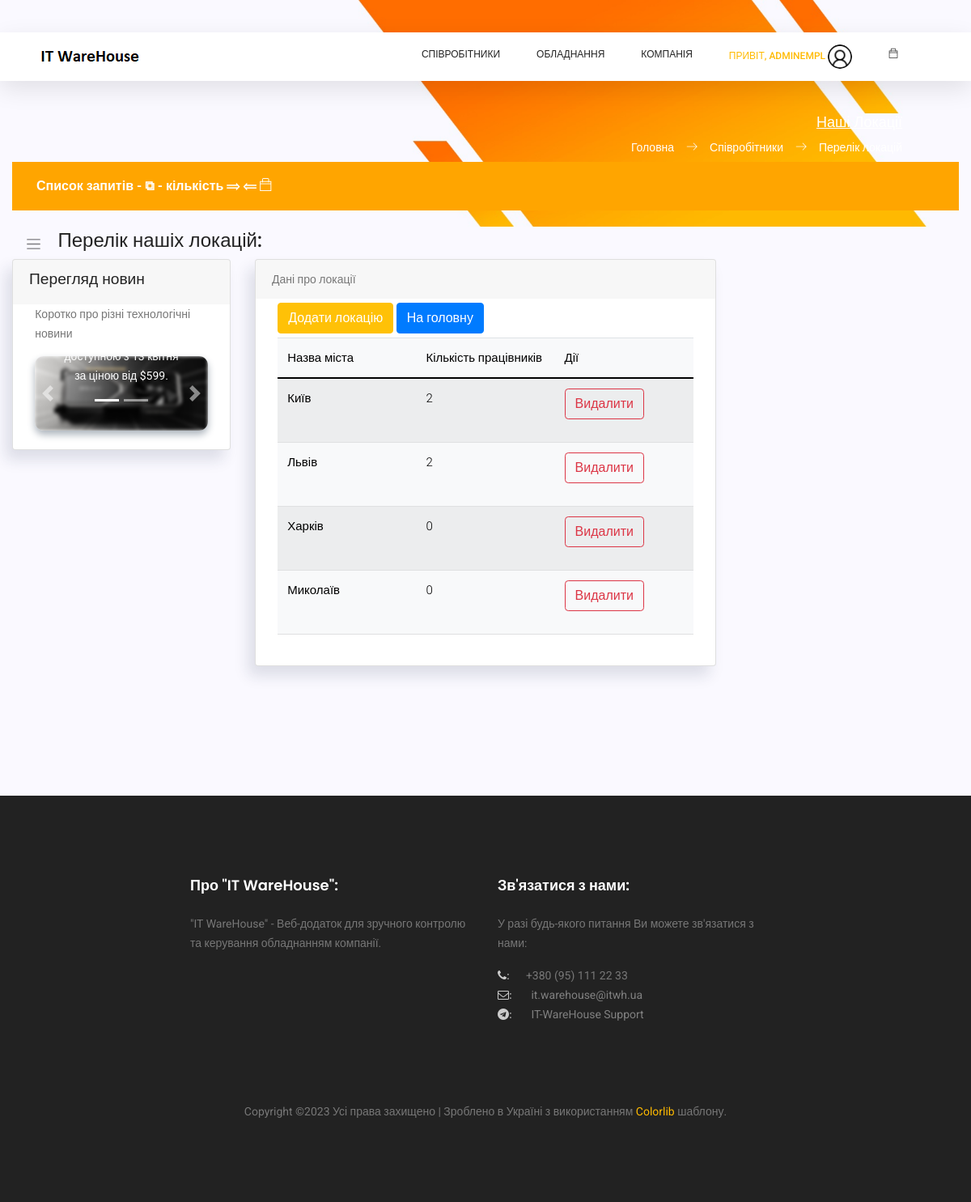
The app's page /employees/cities (signed in) with its own data.
### users/models.py (models this page shows, shortened)
class NewUser(AbstractBaseUser, PermissionsMixin):
    email = models.EmailField(_('email address'), unique=True)
    user_name = models.CharField(max_length=150, unique=True)
    start_date = models.DateTimeField(default=timezone.now)
    is_staff = models.BooleanField(default=False)
    is_active = models.BooleanField(default=False)
    is_employee = models.BooleanField(default=False)
    objects = CustomAccountManager()
    USERNAME_FIELD = 'email'
    REQUIRED_FIELDS = ['user_name']

### employees/models.py (models this page shows)
class Cities(models.Model):
    city = models.CharField(max_length=100, unique=True, verbose_name='Назва міста')
    def __str__(self) -> str:
        return str(self.city)

### employees/views.py (the view)
# urls.py: path('cities', cities_list, name='cities-list'),
@login_required
def cities_list(request):
    context = {
        'page_title': 'Наші Локації',
        'app_name': 'Співробітники',
        'page_name': 'Перелік локацій'
    }
    user_admin = 0
    if request.user.groups.filter(name='Admins').exists():
        user_admin = 1
    our_city_list = None
    if len(Cities.objects.all()) > 0:
        all_cities = Cities.objects.all()
        our_city_list = []
        for our_city in all_cities:
            try:
                Employees.objects.filter(location=our_city.id)
            except:
                emp_count = 0
            else:
                emp_count = len(Employees.objects.filter(location=our_city.id))
            data_my = (our_city, emp_count)
            our_city_list.append(data_my)
    print(our_city_list)
    context['user_admin'] = user_admin
    context['cities_list'] = our_city_list
    return render(request, 'employees/cities_list.html', context=context)

### templates/employees/cities_list.html (shortened to what this page needs)
{% extends '_layouts/base.html' %}
{% load static %}
{% block content %}
<div style="background: #faf9ff; padding-bottom: 100px;">
    <div class="main-content container-fluid">
        <div class="page-title">
            <nav class="navbar navbar-header navbar-expand navbar-light headli-1">
                <a class="sidebar-toggler" href="#"><span class="navbar-toggler-icon"></span></a>
            </nav>
            <h3 class="headli-1">Перелік нашіх локацій:</h3>
        </div>
        <section class="section">
            <div class="row mb-4">
                <div class="col-md-3">
                    <div class="card" >
                        <div class="card-header" >
                            <h4>Перегляд новин</h4>
                        </div>
                        <div class="card-body" >
                            <div class="row" >
                                <div class="col-md-12" >
                                    <p>Коротко про різні технологічні новини</p>
                                    <div id="carouselExampleCaptions" class="carousel slide" data-ride="carousel" >
                                        <ol class="carousel-indicators">
                                            <li data-bs-target="#carouselExampleCaptions" data-slide-to="0" class="active"></li>
                                            <li data-bs-target="#carouselExampleCaptions" data-slide-to="1"></li>
                                        </ol>
                                        <div class="carousel-inner" >
                                            <div class="carousel-item active" >
                                                <img src="{% static 'static_f_2/images/cpsamples/newsphoto1.jpg' %}" class="d-block w-100 main-img-n" alt="...">
                                                <div class="carousel-caption d-none d-md-block" >
                                                    <p>Відеокарта буде доступною з 13 квітня за ціною від $599.</p>
                                                </div>
                                            </div>
                                        </div>
                                        <a class="carousel-control-prev" href="#carouselExampleCaptions" role="button" data-slide="prev">
                                            <span class="carousel-control-prev-icon" aria-hidden="true"></span>
                                        </a>
                                        <a class="carousel-control-next" href="#carouselExampleCaptions" role="button" data-slide="next">
                                            <span class="carousel-control-next-icon" aria-hidden="true"></span>
                                        </a>
                                    </div>
                                </div>
                            </div>
                        </div>
                    </div>
                </div>
                <div class="col-md-6">
                    <div class="card">
                        <div class="card-header">
                            Дані про локації
                        </div>
                        <div class="card-body">
                            <div class="dataTable-wrapper dataTable-loading no-footer sortable searchable fixed-columns" >
                                <div class="dataTable-top">
                                    <div style="display: block; gap: 10px; margin: 5px 0;">
                                        <a href="/employees/city_create" class="btn btn-warning my-btn">Додати локацію</a>
                                        <a href="/main/main_page" class="btn btn-primary my-btn">На головну</a>
                                    </div>
                                </div>
                                <div class="dataTable-container capitalizer" >
                                    {% if cities_list %}
                                    <table class="table table-striped table-light dataTable-table" id="table1"       >
                                        <thead>
                                        <tr>
                                            <th data-sortable="" style="width: 30%;">
                                                <li href="#" class="dataTable-sorter colorizer">Назва міста</li>
                                            </th>
                                            <th data-sortable="" style="width: 30%;">
                                                <li href="#" class="dataTable-sorter colorizer">Кількість працівників</li>
                                            </th>
                                            <th data-sortable="" style="width: 30%;">
                                                <li href="#" class="dataTable-sorter colorizer">Дії</li>
                                            </th>
                                        </tr>
                                        </thead>
                                        <tbody>
                                        {% for city, emp_count in cities_list %}
                                        <tr>
                                            <td class="colorizer" style="font-weight: 300;">{{ city.city }}</td>
                                            <td class="colorizer" style="font-weight: 300;">{{ emp_count}}</td>
                                            <td>
                                                <div class="btn-group mb-3" role="group" aria-label="Basic example">
                                                    <a class="btn btn-outline-danger" href="/employees/city_delete/{{ city.id }}">
                                                        Видалити
                                                    </a>
                                                </div>
                                            </td>
                                        </tr>
                                        {% endfor %}
                                        </tbody>
                                    </table>
                                    {% endif %}
                                </div>
                            </div>
                        </div>
                    </div>
                </div>
            </div>
        </section>
    </div>
    </div>
{% endblock content %}

### templates/_layouts/header.html (shortened to what this page needs)
{% load static %}
<header class="header_area sticky-header">
	<div class="main_menu">
			<nav class="navbar navbar-expand-lg navbar-light main_box">
				<div class="container">
					<a class="navbar-brand logo_h" href="/">
						<img src="{% static 'static_f_1/img/logo.png' %}" alt="IT WareHouse Project Logo">
					</a>
					<div class="collapse navbar-collapse offset" id="navbarSupportedContent">
						<ul class="nav navbar-nav menu_nav ml-auto">
							{% if not user.is_authenticated %}
								<li class="nav-item"><a class="nav-link" href="/">Вхід до Системи</a></li>
							{% else %}
								{% if user_data.u_group == 'Admins' or user_admin == 1%}
								<li class="nav-item submenu dropdown">
									<a href="#" class="nav-link dropdown-toggle" data-toggle="dropdown" role="button"
									   aria-haspopup="true" aria-expanded="false">Співробітники</a>
								</li>
								{% endif %}
								<li class="nav-item submenu dropdown">
									<a href="#" class="nav-link dropdown-toggle" data-toggle="dropdown"
									   role="button" aria-haspopup="true" aria-expanded="false">Обладнання</a>
								</li>
								<li class="nav-item submenu dropdown">
									<a href="#" class="nav-link dropdown-toggle" data-toggle="dropdown" role="button"
									   aria-haspopup="true" aria-expanded="false">Компанія</a>
								</li>
								<li class="nav-item submenu dropdown active">
									<a href="#" class="nav-link dropdown-toggle" data-toggle="dropdown" role="button"
									   aria-haspopup="true" aria-expanded="false">
										<span>Привіт, {{ user.user_name }}</span>
										{% if employee_data.photo %}
										<span><span><img width="30px" height="30px" class="profile-img"
														 src="/media/{{ employee_data.photo }}" alt=""></span>
										</span>
										{% else %}
										<span><span><img width="30px" height="30px" class="profile-img"
													 src="/media/photos/default_user.jpg" alt=""></span>
										</span>
										{% endif %}
										</a>
								</li>
								<li class="nav-item submenu dropdown">
									<a href="#" class="nav-link dropdown-toggle">
										<span class="ti-bag"></span>
									</a>
								</li>
							{% endif %}
						</ul>
					</div>
				</div>
			</nav>
	</div>
</header>

### static/static_f_2/css/app.css (style rules this page uses)
a { text-decoration:none }
a,button { outline:0 }
.btn.btn-danger,.btn.btn-dark,.btn.btn-info,.btn.btn-light,.btn.btn-link,.btn.btn-primary,.btn.btn-secondary,.btn.btn-success,.btn.btn-warning { color:#fff }
.btn-group>.btn { border-radius:.267rem }
.carousel-inner { border-radius:.7rem;box-shadow:0 5px 10px #adb5bd }
.dropdown-toggle:after { color:#fff }
.card { box-shadow:-8px 12px 18px 0 rgba(25,42,70,.13);margin-bottom:2.2rem }
.card .card-header { border:none }
.card .card-header h4 { font-size:1.2rem }
.card .card-header~.card-body { padding-top:0 }
.card .card-body { padding:1.4rem 1.7rem }
.dataTable-table td,.dataTable-table thead th,.table td,.table thead th { vertical-align:middle }
.dataTable-table thead th,.table thead th { border-bottom:2px solid #475f7b }
.dataTable-container { overflow-x:auto }

### templates/_layouts/header.html (style rules this page uses)
.header_area .navbar .nav .nav-item .nav-link { padding: 1px 0; }
.profile-img { object-fit: cover; border-radius: 15px; }

### records on screen
NewUser: user_name "ADMINEMPL"
Cities: city "Київ", emp_count "2"
Cities: city "Львів", emp_count "2"
Cities: city "Харків", emp_count "0"
Cities: city "Миколаїв", emp_count "0"

### other values on screen
{{ page_title }} "Наші Локації"
{{ app_name }} "Співробітники"
{{ page_name }} "Перелік локацій"
